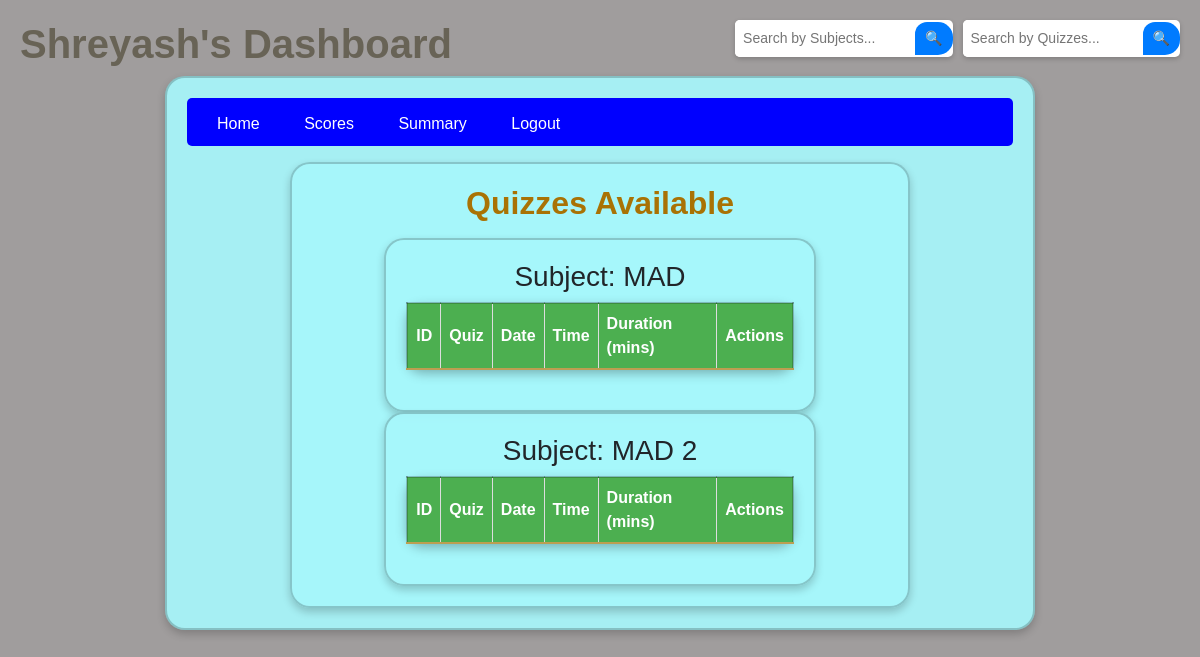
Before: /dashboard (signed in) with the older database file.
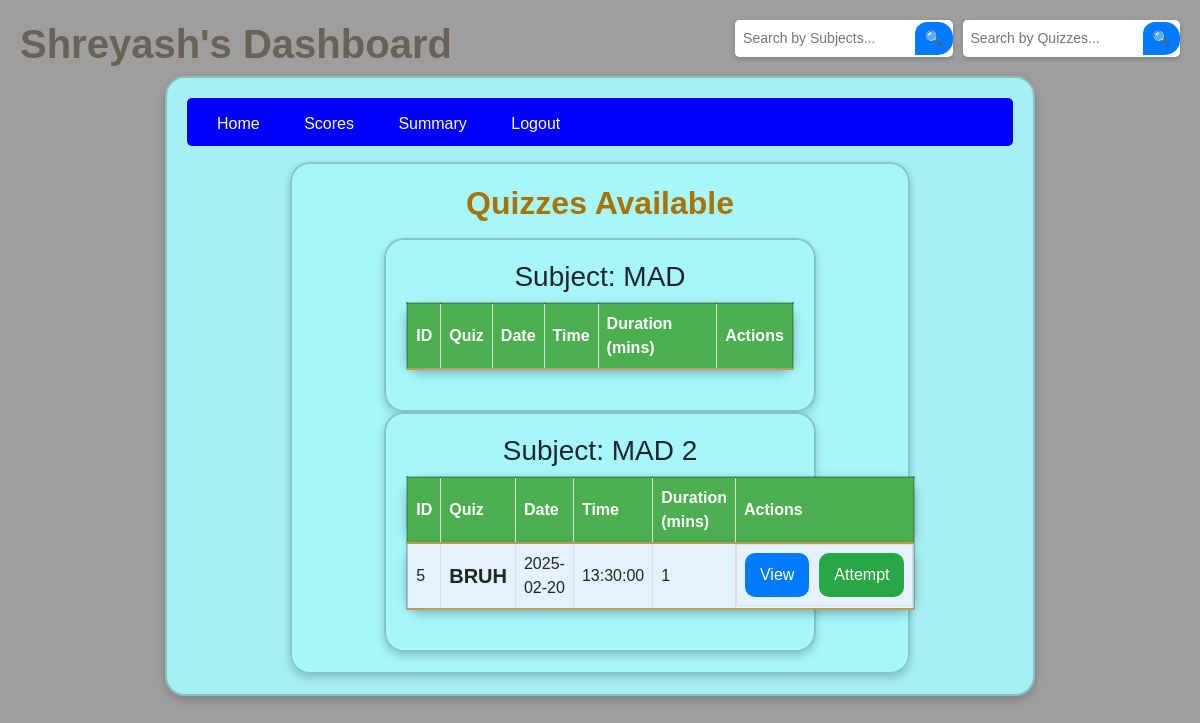
After: the same page with the newer database file.
### model/model.py (models this page shows)
class Subject(db.Model):
    __tablename__ = "subjects"
    id = db.Column(db.Integer, primary_key=True)
    name = db.Column(db.String(100), nullable=False)
    description = db.Column(db.String(700), nullable=True)
    chapters = db.relationship("Chapter", back_populates="subject", cascade="all, delete-orphan")

class Quiz(db.Model):
    __tablename__ = "quizzes"
    id = db.Column(db.Integer, primary_key=True)
    title = db.Column(db.String(100), nullable=False)
    chapter_id = db.Column(db.Integer, db.ForeignKey("chapters.id"), nullable=False)
    date = db.Column(db.Date, nullable=False)
    time = db.Column(db.Time, nullable=False)
    duration = db.Column(db.Integer, nullable=False)
    rules = db.Column(db.String(500), nullable=True)
    chapter = db.relationship("Chapter", back_populates="quizzes")
    questions = db.relationship("Question", back_populates="quiz", cascade="all, delete-orphan")
    scores = db.relationship("Score", back_populates="quiz", cascade="all, delete-orphan")
    user_responses = db.relationship("UserResponse", cascade="all, delete-orphan")

### controllers/controllers.py (the view)
@controllers.route('/dashboard')
def user_dashboard():
    if 'user_id' not in session :
        flash('Please log in to access the dashboard.')
        return redirect(url_for('controllers.login'))
    search_query = request.args.get('search_sub', '').strip()  # Get search query from URL
    if search_query:
        subjects = Subject.query.filter(Subject.name.ilike(f"%{search_query}%")).all()  # Case-insensitive search
    else:
        subjects = Subject.query.all()  # Fetch all subjects for the dashboard
    user = User.query.get(session['user_id'])
    search_query_1 = request.args.get('search_quiz', '').strip()  # Get search query from URL
    if search_query_1:
        quizzes = Quiz.query.filter(Quiz.title.ilike(f"%{search_query_1}%")).all()  # Case-insensitive search
    else:
        quizzes = Quiz.query.all()  # Fetch all quizzes
    current_time = datetime.now()
    upcoming_quizzes = [] #for now the quizzes will go away automically when the time has expired, not interfering with "if attmepted then disappear".
    for quiz in quizzes:
        if quiz.date and quiz.time:  # Ensure both date and time exist
            quiz_datetime = datetime.combine(quiz.date, quiz.time)  # Merge date and time (EXTERNAL SOURCE)
            if quiz_datetime >= current_time:  # Only show upcoming quizzes
                upcoming_quizzes.append(quiz)
    return render_template('user_dashboard.html', user=user, quizzes=upcoming_quizzes, subjects = subjects , search_query=search_query , search_query_1=search_query_1)

### templates/user_dashboard.html (shortened to what this page needs)
<!DOCTYPE html>
<html lang ="en">
<head>
    <link href="https://stackpath.bootstrapcdn.com/bootstrap/4.5.2/css/bootstrap.min.css" rel="stylesheet">
</head>
<body>
    <h1 class="welcome-text">{{ user.username }}'s Dashboard</h1>
    <div class="dashboard-container">
    <div class="nav-bar">
        <div class="mt-1">
            <a href="{{ url_for('controllers.user_dashboard') }}">Home</a>
            <a></a>
            <a href="{{ url_for('controllers.scores') }}">Scores</a>
            <a></a>
            <a href="{{ url_for('controllers.user_summary') }}">Summary</a>
            <a></a>
            <a href="{{ url_for('controllers.logout_user') }}">Logout</a>
            <div class="search-container">
                <form method="GET" action="{{ url_for('controllers.user_dashboard') }}" class="search-form">
                    <input type="text" name="search_sub" value="{{ search_query }}" placeholder="Search by Subjects...">
                    <button type="submit">🔍</button>
                </form>
                <form method="GET" action="{{ url_for('controllers.user_dashboard') }}" class="search-form">
                    <input type="text" name="search_quiz" value="{{ search_query_1 }}" placeholder="Search by Quizzes...">
                    <button type="submit">🔍</button>
                </form>
            </div>
        </div>
    </div>
    <div class="dashboard-container">
        <h2 class='q'>Quizzes Available</h2>
            {% for sub in subjects  %}
            <div class="dashboard-container">
                <h3>Subject: {{ sub.name }} </h3>
                <table class="chapter-table">
                    <thead>
                        <tr class="quiz-box">
                            <th>ID</th>
                            <th>Quiz</th>
                            <th>Date</th>
                            <th>Time</th>
                            <th>Duration (mins)</th>
                            <th>Actions</th>
                        </tr>
                    </thead>
                    <tbody>
                        {% for quiz in quizzes %}
                        <div>
                                {% if quiz.chapter.subject.name == sub.name %}
                                    <tr class="quiz-box">
                                        <td >{{ quiz.id }}</td>
                                        <td class="quiz-title">{{ quiz.title }}</td>
                                        <td>{{ quiz.date }}</td>
                                        <td>{{ quiz.time }}</td>
                                        <td>{{ quiz.duration }}</td>
                                        <td class="buttons">
                                            <a href="{{ url_for('controllers.view_quiz', quiz_id=quiz.id) }}">
                                                <button class="btn btn-view">View</button>
                                            </a>
                                            <a href="{{ url_for('controllers.start_quiz', quiz_id=quiz.id) }}">
                                                <button class="btn btn-attempt">Attempt</button>
                                            </a>
                                        </td>
                                    </tr>
                                {% endif %}
                        </div>
                        {% endfor %}
                    </tbody>
                </table>
            </div>
            {% endfor %}
    </div>
    </div>
</body>
</html>

Changed rows visible on the page:
added Quiz: id "5", title "BRUH", date "2025-02-20", time "13:30:00", duration "1", shown under Subject "MAD 2"
